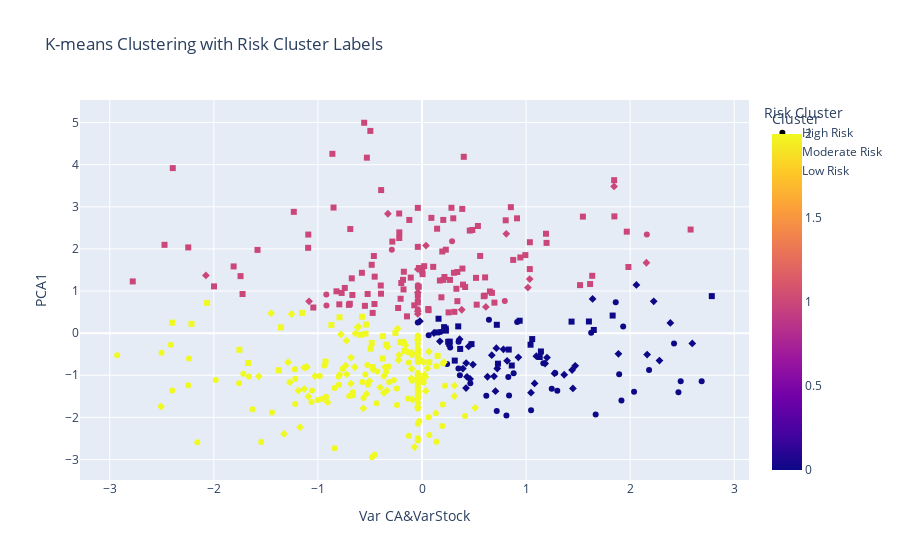

Notebook code for this chart:
### Code cell
import plotly.express as px

# Create a copy of the clustered data
clustered_data_with_risk = result['clustered_data'].copy()

# Add the Risk Cluster to the copy
clustered_data_with_risk['Risk Cluster'] = data['Risk Cluster'].values

# Visualize the new plot with Plotly scatterplot
fig = px.scatter(
    clustered_data_with_risk, 
    x='Var CA&VarStock', 
    y='PCA1', 
    color='Cluster', 
    symbol='Risk Cluster', 
    title='K-means Clustering with Risk Cluster Labels'
)
fig.show()

### Figure 1 — Plotly figure (JSON) as saved in the notebook; plotly's stock layout.template omitted (floating-point values rounded to 4 significant figures; data arrays with more than 128 entries replaced by an {"elided": "..."} marker saying what was removed)
{"data": [{"hovertemplate": "Risk Cluster=High Risk<br>Var CA&VarStock=%{x}<br>PCA1=%{y}<br>Cluster=%{marker.color}<extra></extra>", "legendgroup": "High Risk", "marker": {"color": {"elided": "141 int values"}, "coloraxis": "coloraxis", "symbol": "circle"}, "mode": "markers", "name": "High Risk", "orientation": "v", "showlegend": true, "type": "scatter", "x": {"elided": "141 float values"}, "xaxis": "x", "y": {"elided": "141 float values"}, "yaxis": "y"}, {"hovertemplate": "Risk Cluster=Moderate Risk<br>Var CA&VarStock=%{x}<br>PCA1=%{y}<br>Cluster=%{marker.color}<extra></extra>", "legendgroup": "Moderate Risk", "marker": {"color": [1, 1, 2, 0, 0, 0, 0, 0, 1, 0, 0, 1, 0, 0, 0, 0, 0, 0, 0, 0, 0, 0, 0, 1, 1, 0, 0, 1, 0, 0, 0, 0, 0, 0, 0, 1, 2, 0, 0, 0, 0, 0, 0, 0, 1, 0, 2, 2, 2, 0, 0, 2, 2, 1, 2, 2, 2, 2, 2, 2, 0, 2, 2, 2, 2, 2, 2, 2, 2, 2, 2, 2, 2, 2, 1, 2, 2, 2, 2, 2, 2, 2, 2, 2, 2, 2, 2, 2, 2, 2, 2, 2, 2, 2, 2, 2, 2, 1, 2, 2, 2, 2, 2, 2, 2, 2, 2, 2, 2, 2, 1, 2, 2, 2, 2, 1, 1], "coloraxis": "coloraxis", "symbol": "diamond"}, "mode": "markers", "name": "Moderate Risk", "orientation": "v", "showlegend": true, "type": "scatter", "x": [-0.04018, -0.04018, -0.04018, 2.597, 2.386, 2.281, 2.227, 2.163, 2.156, 2.06, 1.887, 1.846, 1.639, 1.472, 1.45, 1.442, 1.366, 1.273, 1.201, 1.183, 1.099, 1.082, 1.047, 1.035, 1.018, 0.926, 0.8178, 0.8098, 0.7824, 0.7232, 0.7146, 0.7059, 0.6922, 0.6705, 0.6294, 0.6135, 0.5103, 0.4894, 0.4619, 0.4482, 0.4324, 0.4244, 0.423, 0.3927, 0.3818, 0.3616, 0.3118, 0.3104, 0.2108, 0.1718, 0.1148, 0.06571, 0.05272, 0.03829, 0.03612, 0.03179, 0.02457, 0.01303, -0.006462, -0.0144, -0.02017, -0.05265, -0.07214, -0.09235, -0.0974, -0.1017, -0.1032, -0.1039, -0.1393, -0.1595, -0.1761, -0.2208, -0.2251, -0.2345, -0.3276, -0.3312, -0.3377, -0.3551, -0.3659, -0.3673, -0.402, -0.4705, -0.5052, -0.5333, -0.5636, -0.6091, -0.6192, -0.6401, -0.6466, -0.682, -0.6835, -0.7239, -0.726, -0.734, -0.7794, -0.9072, -1.028, -1.085, -1.092, -1.106, -1.132, -1.133, -1.171, -1.189, -1.254, -1.27, -1.288, -1.325, -1.45, -1.568, -2.076, -2.508, -0.04018, -0.04018, -0.04018, -0.04018, -0.04018], "xaxis": "x", "y": [0.4559, 0.9676, -0.4694, -0.2437, 0.242, -0.6503, 0.7558, -0.5089, 1.671, 1.145, -0.4901, 3.483, 0.8124, -0.7769, -1.312, -0.8749, -0.9876, -0.9561, -0.581, -0.7208, -0.5459, -1.193, -1.414, 1.284, 1.082, -0.5753, -0.6581, 2.358, -0.3855, -0.8398, -0.3582, -1.377, -1.026, -0.5231, -1.036, 0.6223, -1.773, -0.7471, -1.087, -0.3146, -1.038, -0.7106, -1.304, -0.8413, 0.5552, -0.1437, -1.244, -1.497, -0.6893, -0.1945, 0.003293, -0.4412, -0.836, 2.079, -1.372, -1.044, -0.9846, -0.688, -1.147, -0.6376, 0.2836, -1.095, -2.706, -1.581, -0.8466, -0.4573, -0.4927, -1.073, -0.4468, -0.2847, -0.2053, -0.5222, -0.6407, 0.1078, 2.834, -0.3257, -1.363, -0.8086, -1.018, -1.418, -1.288, -0.8582, -1.138, -1.444, -1.786, 0.1545, 0.1383, -0.008991, -0.8056, -0.5796, -1.197, -0.9771, -0.1801, -0.7715, -0.02827, -1.639, -1.023, 0.7546, -1.505, -0.803, -1.326, -0.8172, -2.232, -1.363, 0.4548, -1.166, -0.6916, -2.392, 0.4717, -1.026, 1.37, -1.742, -0.1538, -1.755, -0.1548, 0.521, 1.519], "yaxis": "y"}, {"hovertemplate": "Risk Cluster=Low Risk<br>Var CA&VarStock=%{x}<br>PCA1=%{y}<br>Cluster=%{marker.color}<extra></extra>", "legendgroup": "Low Risk", "marker": {"color": {"elided": "170 int values"}, "coloraxis": "coloraxis", "symbol": "square"}, "mode": "markers", "name": "Low Risk", "orientation": "v", "showlegend": true, "type": "scatter", "x": {"elided": "170 float values"}, "xaxis": "x", "y": {"elided": "170 float values"}, "yaxis": "y"}], "layout": {"coloraxis": {"colorbar": {"title": {"text": "Cluster"}}, "colorscale": [[0, "#0d0887"], [0.1111, "#46039f"], [0.2222, "#7201a8"], [0.3333, "#9c179e"], [0.4444, "#bd3786"], [0.5556, "#d8576b"], [0.6667, "#ed7953"], [0.7778, "#fb9f3a"], [0.8889, "#fdca26"], [1, "#f0f921"]]}, "legend": {"title": {"text": "Risk Cluster"}, "tracegroupgap": 0}, "title": {"text": "K-means Clustering with Risk Cluster Labels"}, "xaxis": {"anchor": "y", "domain": [0, 1], "title": {"text": "Var CA&VarStock"}}, "yaxis": {"anchor": "x", "domain": [0, 1], "title": {"text": "PCA1"}}}}
